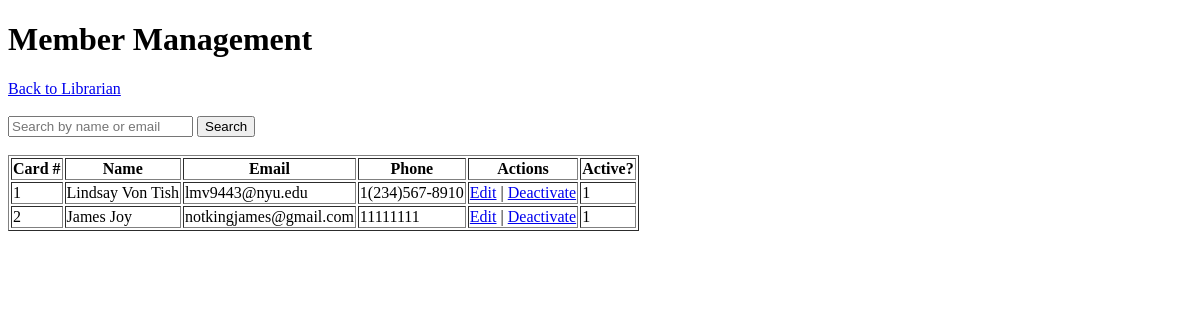
/member-management, run on an earlier commit of the app's database.
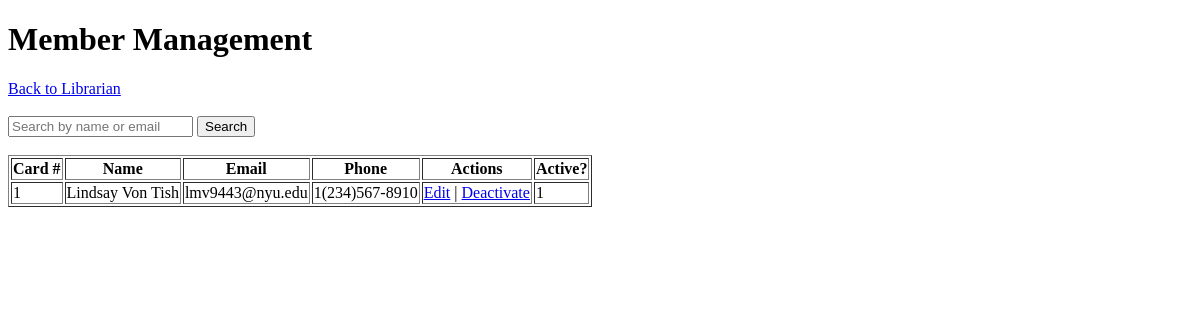
And on a later commit of the database.
### tables this page shows
CREATE TABLE Members (
            Card_Number INTEGER PRIMARY KEY AUTOINCREMENT,
            First_Name TEXT NOT NULL,
            Last_Name TEXT NOT NULL,
            Email TEXT UNIQUE NOT NULL,
            Phone TEXT,
            Address TEXT,
            Membership_Date TEXT DEFAULT (DATE('now')),
            Active INTEGER DEFAULT 1 CHECK (Active IN (0,1))
        );

### app.py (the view)
@app.route('/member-management', methods=('GET', 'POST'))
def manage_members():
    conn = get_db_connection()
    search = request.form.get('search') if request.method == 'POST' else None
    if search:
        members = conn.execute('''
            SELECT * FROM Members
            WHERE First_Name LIKE ?
               OR Last_Name LIKE ?
               OR Email LIKE ?
        ''', (f'%{search}%', f'%{search}%', f'%{search}%')).fetchall()
    else:
        members = conn.execute('SELECT * FROM Members').fetchall()
    conn.close()
    return render_template('member_management.html', members=members)

### app.py (called while the page is built)
def get_db_connection():
    conn = sqlite3.connect('database.db')
    conn.row_factory = sqlite3.Row
    return conn

### templates/member_management.html (shortened to what this page needs)
<!DOCTYPE html>
<html>
<head>
</head>
<body>
    <h1>Member Management</h1>
    <a href="/librarian">Back to Librarian</a><br><br>
    <form method="POST">
        <input type="text" name="search" placeholder="Search by name or email">
        <button type="submit">Search</button>
    </form>
    <br>
    <table border="1">
        <tr>
            <th>Card #</th>
            <th>Name</th>
            <th>Email</th>
            <th>Phone</th>
            <th>Actions</th>
            <th>Active?</th>
        </tr>
        {% for m in members %}
        <tr>
            <td>{{ m['Card_Number'] }}</td>
            <td>{{ m['First_Name'] }} {{ m['Last_Name'] }}</td>
            <td>{{ m['Email'] }}</td>
            <td>{{ m['Phone'] }}</td>
            <td>
                <a href="/edit_member/{{ m['Card_Number'] }}">Edit</a> |
                {% if m['Active'] == 1 %}
                    <a href="/deactivate_member/{{ m['Card_Number'] }}"
                       onclick="return confirm('Deactivate this member?')">Deactivate</a>
                {% else %}
                    <a href="/reactivate_member/{{ m['Card_Number'] }}">Reactivate</a>
                {% endif %}
            </td>
            <td>{{ m['Active'] }}</td>
        </tr>
        {% endfor %}
    </table>
</body>
</html>

What changed in the data, as far as the page shows it:
removed Members: Card_Number "2", First_Name "James", Last_Name "Joy", Email "notkingjames@gmail.com", Phone "11111111", Active "1"
